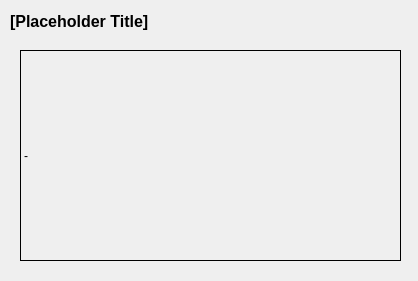
<?xml version="1.0" encoding="UTF-8"?>
<ui version="4.0">
 <class>Dialog</class>
 <widget class="QDialog" name="Dialog">
  <property name="windowModality">
   <enum>Qt::WindowModal</enum>
  </property>
  <property name="geometry">
   <rect>
    <x>0</x>
    <y>0</y>
    <width>418</width>
    <height>281</height>
   </rect>
  </property>
  <property name="windowTitle">
   <string>Penampil Gambar Poster</string>
  </property>
  <widget class="QLabel" name="app_title">
   <property name="geometry">
    <rect>
     <x>10</x>
     <y>10</y>
     <width>391</width>
     <height>21</height>
    </rect>
   </property>
   <property name="font">
    <font>
     <pointsize>12</pointsize>
     <weight>75</weight>
     <bold>true</bold>
    </font>
   </property>
   <property name="text">
    <string>[Placeholder Title]</string>
   </property>
   <property name="alignment">
    <set>Qt::AlignBottom|Qt::AlignLeading|Qt::AlignLeft</set>
   </property>
  </widget>
  <widget class="QLabel" name="banner_viewer">
   <property name="geometry">
    <rect>
     <x>20</x>
     <y>50</y>
     <width>381</width>
     <height>211</height>
    </rect>
   </property>
   <property name="frameShape">
    <enum>QFrame::Box</enum>
   </property>
   <property name="text">
    <string>-</string>
   </property>
   <property name="scaledContents">
    <bool>true</bool>
   </property>
  </widget>
 </widget>
 <resources/>
 <connections/>
</ui>
